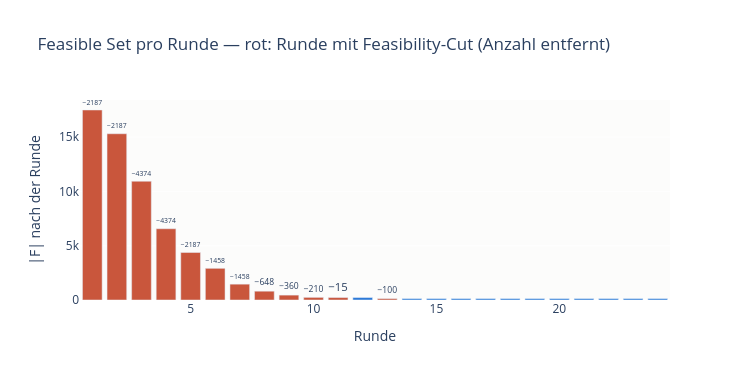

The notebook cell this image was saved under:
### Code cell
# |F| pro Runde: Feasibility-Cuts räumen ganze State-Gruppen ab, Optimality-Cuts nicht.
fig = go.Figure()
fig.add_bar(x=rounds_x, y=[r.n_states for r in loop.rounds],
            marker_color=["#c9563c" if r.n_removed else "#2a78d6" for r in loop.rounds],
            text=[f"−{r.n_removed}" if r.n_removed else "" for r in loop.rounds],
            textposition="outside")
fig.update_layout(
    title="Feasible Set pro Runde — rot: Runde mit Feasibility-Cut (Anzahl entfernt)",
    xaxis_title="Runde", yaxis_title="|F| nach der Runde",
    width=750, height=380, plot_bgcolor="#fcfcfb",
)
fig.show()

### Figure 1 — Plotly figure (JSON) as saved in the notebook; plotly's stock layout.template omitted (floating-point values rounded to 4 significant figures)
{"data": [{"marker": {"color": ["#c9563c", "#c9563c", "#c9563c", "#c9563c", "#c9563c", "#c9563c", "#c9563c", "#c9563c", "#c9563c", "#c9563c", "#c9563c", "#2a78d6", "#c9563c", "#2a78d6", "#2a78d6", "#2a78d6", "#2a78d6", "#2a78d6", "#2a78d6", "#2a78d6", "#2a78d6", "#2a78d6", "#2a78d6", "#2a78d6"]}, "text": ["−2187", "−2187", "−4374", "−4374", "−2187", "−1458", "−1458", "−648", "−360", "−210", "−15", "", "−100", "", "", "", "", "", "", "", "", "", "", ""], "textposition": "outside", "type": "bar", "x": [1, 2, 3, 4, 5, 6, 7, 8, 9, 10, 11, 12, 13, 14, 15, 16, 17, 18, 19, 20, 21, 22, 23, 24], "y": [17496, 15309, 10935, 6561, 4374, 2916, 1458, 810, 450, 240, 225, 225, 125, 125, 125, 125, 125, 125, 125, 125, 125, 125, 125, 125]}], "layout": {"height": 380, "plot_bgcolor": "#fcfcfb", "title": {"text": "Feasible Set pro Runde — rot: Runde mit Feasibility-Cut (Anzahl entfernt)"}, "width": 750, "xaxis": {"title": {"text": "Runde"}}, "yaxis": {"title": {"text": "|F| nach der Runde"}}}}
